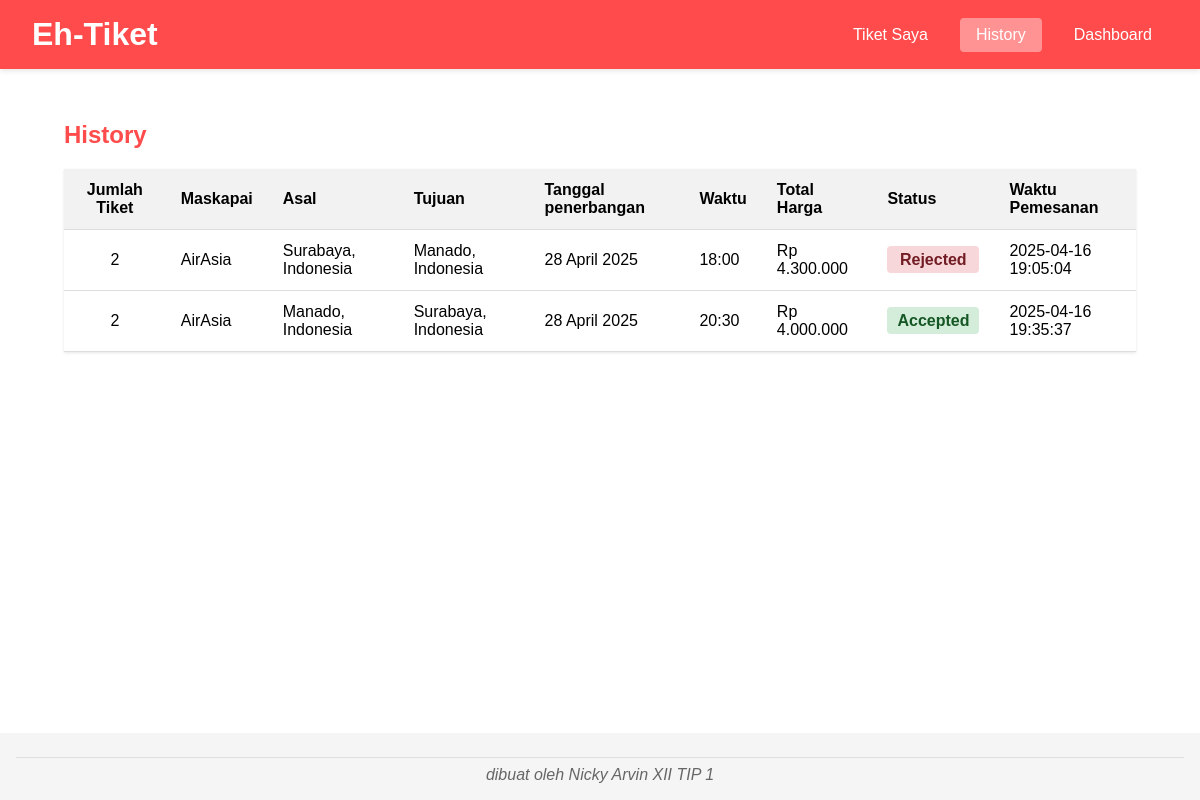
The page /maskapai_penerbangan/user/history.php (signed in) on the database its author committed.
### tables this page shows
CREATE TABLE `tiket_penerbangan` (
  `id_tiket` int(11) NOT NULL,
  `id_maskapai` int(11) NOT NULL,
  `id_user` int(11) NOT NULL,
  `no_rekening` varchar(50) NOT NULL,
  `waktu_pemesanan` datetime NOT NULL DEFAULT current_timestamp(),
  `jumlah_tiket` int(11) NOT NULL,
  `total_harga` varchar(255) NOT NULL,
  `status` enum('accepted','rejected','progress','pending') DEFAULT 'pending'
);

CREATE TABLE `penerbangan` (
  `id_maskapai` int(11) NOT NULL,
  `maskapai` varchar(255) NOT NULL,
  `asal` varchar(255) NOT NULL,
  `tujuan` varchar(255) NOT NULL,
  `tanggal` varchar(255) NOT NULL,
  `waktu` varchar(255) NOT NULL,
  `harga` varchar(255) NOT NULL
);

### maskapai_penerbangan/user/history.php (the view, shortened to what this page needs)
<?php
include "../server/database.php";
$query = "SELECT t.*, t.total_harga as harga_tiket, p.maskapai, p.asal, p.tujuan, p.tanggal, p.waktu
          FROM tiket_penerbangan t
          JOIN penerbangan p ON t.id_maskapai = p.id_maskapai
          WHERE t.id_user = " . $_SESSION['id'] . "
          ORDER BY p.tanggal ASC, p.waktu ASC";
$result = mysqli_query($db, $query);
?>
<!DOCTYPE html>
<html lang="en">
<head>
</head>
<body>
    <header>
        <div class="logo">
            <h1>Eh-Tiket</h1>
        </div>
        <nav>
            <a href="tiketSaya.php">Tiket Saya</a>
            <a href="history.php" style="background-color: rgba(255, 255, 255, 0.4);">History</a>
            <a href="dashboardUser.php">Dashboard</a>
        </nav>
    </header>
    <main>
        <h2>History</h2>
        <table>
            <thead>
                <tr>
                    <th class="center">Jumlah Tiket</th>
                    <th>Maskapai</th>
                    <th>Asal</th>
                    <th>Tujuan</th>
                    <th>Tanggal penerbangan</th>
                    <th>Waktu</th>
                    <th>Total Harga</th>
                    <th>Status</th>
                    <th>Waktu Pemesanan</th>
                </tr>
            </thead>
            <tbody>
                <?php
                while ($row = mysqli_fetch_assoc($result)) {
                ?>
                <tr>
                    <td class="center"><?php echo $row['jumlah_tiket']; ?></td>
                    <td><?php echo $row['maskapai']; ?></td>
                    <td><?php echo $row['asal']; ?></td>
                    <td><?php echo $row['tujuan']; ?></td>
                    <td><?php echo date('j F Y', strtotime($row['tanggal'])); ?></td>
                    <td><?php echo $row['waktu']; ?></td>
                    <td>Rp <?php echo number_format($row['harga_tiket'], 0, ',', '.'); ?></td>
                    <td><span class="status <?php echo $row['status']; ?>"><?php echo ucfirst($row['status']); ?></span></td>
                    <td><?php echo $row['waktu_pemesanan']; ?></td>
                </tr>
                <?php
                }
                ?>
            </tbody>
        </table>
    </main>
</body>
</html>

### maskapai_penerbangan/user/history.php (style rules this page uses)
body { margin: 0; padding: 0; font-family: Arial, sans-serif; min-height: 100vh; display: flex; flex-direction: column; }
header { background-color: #ff4b4b; color: white; padding: 1rem 2rem; box-shadow: 0 2px 5px rgba(0,0,0,0.1); display: flex; justify-content: space-between; align-items: center; position: sticky; top: 0; z-index: 1000; margin: 0 auto; width: 100%; box-sizing: border-box; }
header h1 { margin: 0; }
header nav { display: flex; gap: 1rem; margin-left: auto; }
header a { color: white; text-decoration: none; padding: 0.5rem 1rem; border-radius: 4px; transition: background-color 0.3s; }
main { flex: 1; padding: 2rem; margin: 0 auto; width: calc(100% - 4rem); box-sizing: border-box; }
h2 { color: #ff4b4b; }
table { width: 100%; border-collapse: collapse; margin-top: 1rem; box-shadow: 0 1px 3px rgba(0,0,0,0.1); }
th, td { padding: 12px 15px; text-align: left; border-bottom: 1px solid #ddd; }
th { background-color: #f2f2f2; font-weight: bold; }
.center { text-align: center; }
.status { padding: 5px 10px; border-radius: 4px; font-weight: bold; }
.status.accepted { background-color: #d4edda; color: #155724; }
.status.rejected { background-color: #f8d7da; color: #721c24; padding: 5px 12.5px; }
footer { background-color: #f5f5f5; padding: 1rem; text-align: center; color: #666; }
footer hr { border: none; border-top: 1px solid #ddd; margin: 0.5rem 0; }

### rows shown on the page
tiket_penerbangan: jumlah_tiket "2", id_maskapai.maskapai "AirAsia", id_maskapai.asal "Surabaya, Indonesia", id_maskapai.tujuan "Manado, Indonesia", id_maskapai.tanggal "28 April 2025", id_maskapai.waktu "18:00", total_harga "4.300.000", status "Rejected", waktu_pemesanan "2025-04-16 19:05:04"
tiket_penerbangan: jumlah_tiket "2", id_maskapai.maskapai "AirAsia", id_maskapai.asal "Manado, Indonesia", id_maskapai.tujuan "Surabaya, Indonesia", id_maskapai.tanggal "28 April 2025", id_maskapai.waktu "20:30", total_harga "4.000.000", status "Accepted", waktu_pemesanan "2025-04-16 19:35:37"
